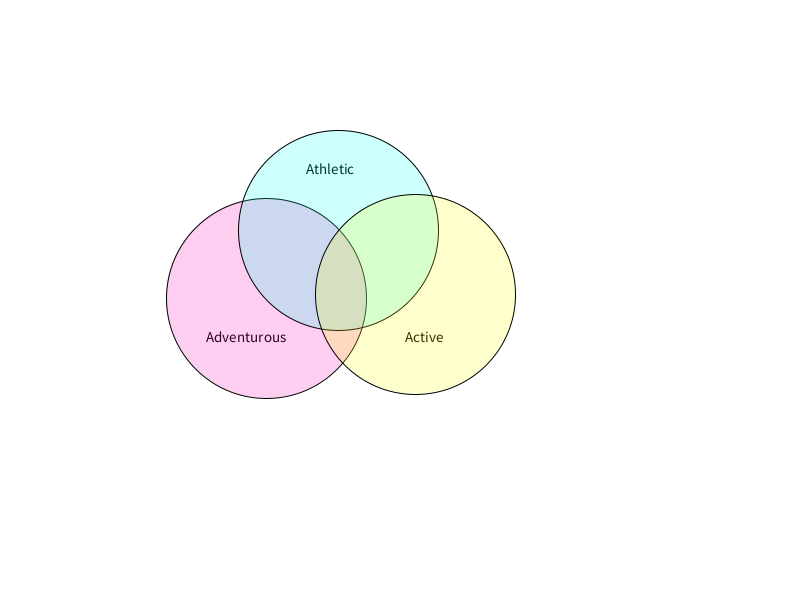
Frame 1 (no input)
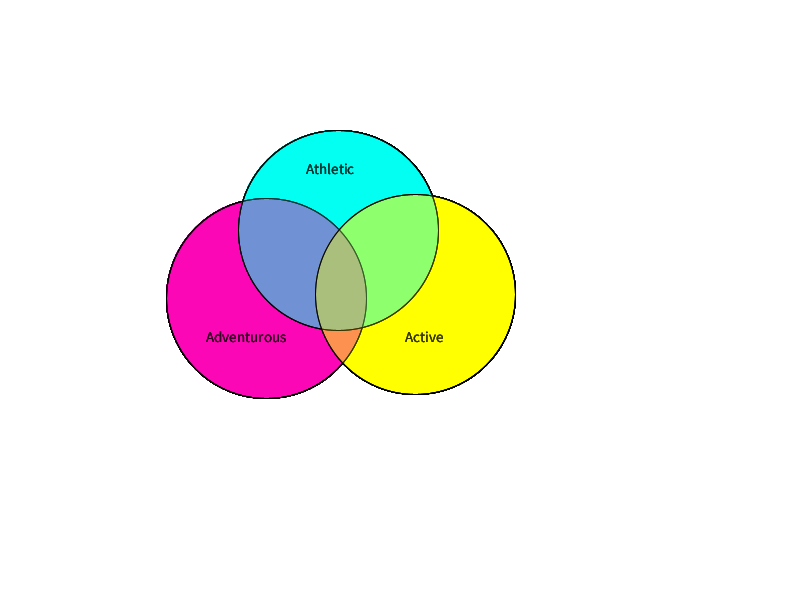
Frame 60 (the mouse pressed at the canvas centre just before this capture)
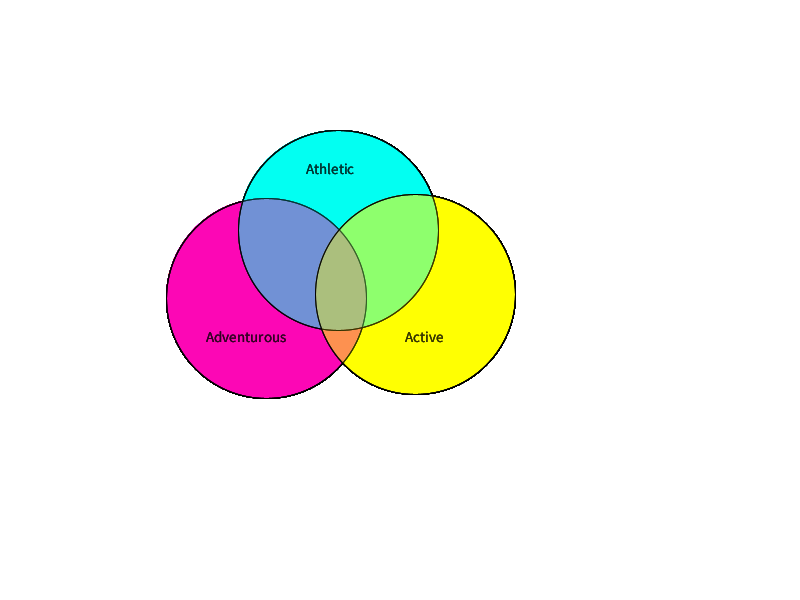
Frame 120 (the mouse held since frame 60 and released just before this capture)

The Processing sketch that drew these frames (run headless with seeded random() and noise(); from frame 60 on, the mouse is pressed at the canvas centre):

// Processing sketch: Venn_Diagram
// ── Venn_Diagram.pde

void setup(){
  background(255,255,255);
  size(800,600);
}
void draw(){
  if(mousePressed){
    println(mouseX+" "+mouseY);
  }
  textSize(15);
  fill(0,0,0);
  text("Adventurous",206,342);
  fill(250,5,177,50);
  ellipse(266,298,200,200);
  fill(0,0,0);
  text("Athletic",306,174);
  fill(0,255,240,50);
  ellipse(338,230,200,200);
  fill(0,0,0);
  text("Active",405,342);
  
  fill(254,255,0,50);
  ellipse(415,294,200,200);
}
